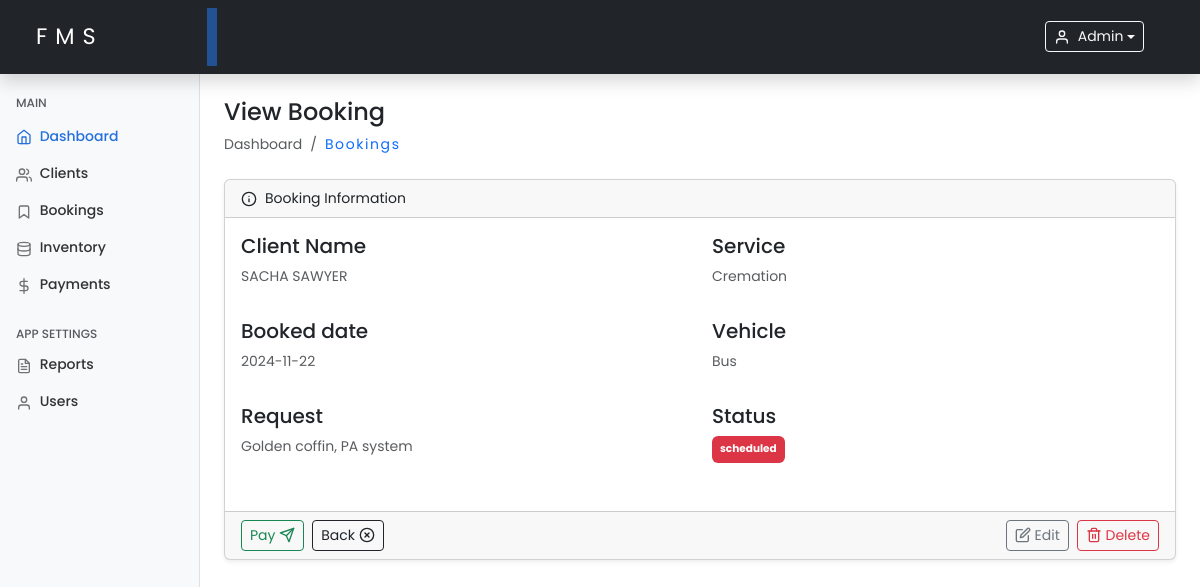
Screenshot of /viewBooking.php?id=24 (signed in) with the database file from the repository.
### tables this page shows
CREATE TABLE `bookings` (
  `id` int(11) NOT NULL,
  `client_id` varchar(100) NOT NULL,
  `deceased_name` varchar(100) NOT NULL,
  `service_type` enum('burial','cremation','other') DEFAULT 'burial',
  `schedule_date` date NOT NULL,
  `vehicle_type` varchar(150) DEFAULT NULL,
  `request` varchar(255) DEFAULT NULL,
  `status` enum('scheduled','completed') DEFAULT 'scheduled',
  `created_at` timestamp NOT NULL DEFAULT current_timestamp(),
  `updated_at` timestamp NOT NULL DEFAULT current_timestamp() ON UPDATE current_timestamp()
);

CREATE TABLE `clients` (
  `id` int(11) NOT NULL,
  `client_name` varchar(100) NOT NULL,
  `client_phone` varchar(20) NOT NULL,
  `client_email` varchar(100) DEFAULT NULL,
  `client_address` varchar(255) DEFAULT NULL,
  `deceased_name` varchar(100) NOT NULL,
  `deceased_age` int(3) NOT NULL,
  `deceased_date_of_death` date NOT NULL,
  `deceased_cause` enum('natural','sickness','accident','other') NOT NULL,
  `deceased_gender` enum('male','female','other') NOT NULL,
  `created_at` timestamp NOT NULL DEFAULT current_timestamp(),
  `updated_at` timestamp NOT NULL DEFAULT current_timestamp() ON UPDATE current_timestamp()
);

### includes/functions.php (called while the page is built, shortened)
<?php
require_once 'config.php';
function getBookingById($bookingId)
{
    global $conn;
    $stmt = $conn->prepare("
        SELECT s.*, c.deceased_name AS client_name
        FROM bookings s
        JOIN clients c ON s.client_id = c.id
        WHERE s.id = ?
    ");
    $stmt->bind_param("i", $bookingId);
    if ($stmt->execute()) {
        $result = $stmt->get_result();
        if ($result->num_rows > 0) {
            return $result->fetch_assoc();
        }
    }
    return null;
}

### viewBooking.php (the view, shortened to what this page needs)
<?php
include 'includes/functions.php';
if (isset($_GET['id']) && is_numeric($_GET['id'])) {
    $bookingId = (int)$_GET['id'];
    $booking = getBookingById($bookingId);
} else {
    echo "<p class='text-danger'>Invalid booking ID.</p>";
    exit();
}
include './includes/header.php';
include './includes/sidebar.php';
?>
<main class="col-md-9 ms-sm-auto col-lg-10 px-md-4">
    <h4 class="mt-4">View Booking</h4>
    <ol class="breadcrumb mb-4">
        <li class="breadcrumb-item active">Dashboard</li>
        <li class="breadcrumb-item">
            <a class="text-decoration-none hover-underline" href="./bookings.php">Bookings</a>
        </li>
    </ol>
    <div class="card shadow-sm">
        <div class="card-header d-flex align-items-center">
            <span data-feather="info" class="me-2"></span>Booking Information
        </div>
        <div class="card-body">
            <div class="row">
                <div class="col-md-6 mb-3">
                    <h5 class="fw-bold-30">Client Name</h5>
                    <p class="text-muted text-uppercase"><?php echo htmlspecialchars($booking['client_name']); ?></p>
                </div>
                <div class="col-md-6 mb-3">
                    <h5 class="fw-bold-30">Service</h5>
                    <p class="text-muted text-capitalize"><?php echo htmlspecialchars($booking['service_type']); ?></p>
                </div>
            </div>
            <div class="row">
                <div class="col-md-6 mb-3">
                    <h5 class="fw-bold-30">Booked date</h5>
                    <p class="text-muted"><?php echo htmlspecialchars($booking['schedule_date']); ?></p>
                </div>
                <div class="col-md-6 mb-3">
                    <h5 class="fw-bold-30">Vehicle</h5>
                    <p class="text-muted text-capitalize"><?php echo htmlspecialchars($booking['vehicle_type']); ?></p>
                </div>
            </div>
            <div class="row">
                <div class="col-md-6 mb-3">
                    <h5 class="fw-bold-30">Request</h5>
                    <p class="text-muted"><?php echo htmlspecialchars($booking['request']); ?></p>
                </div>
                <div class="col-md-3 mb-3">
                    <h5 class="fw-bold-30">Status</h5>
                    <p class="badge bg-<?php echo ($booking['status'] === 'completed') ? 'success' : 'danger'; ?> p-2">
                        <?php echo htmlspecialchars($booking['status']); ?>
                    </p>
                </div>
            </div>
        </div>
        <div class="card-footer d-flex justify-content-between align-items-center">
    <div class="d-flex">
        <a href="payment.php?id=<?php echo $booking['id']; ?>" class="btn btn-sm btn-outline-success me-2 d-flex align-items-center">
            Pay&nbsp;<span data-feather="send"></span>
        </a>
        <a href="bookings.php" class="btn btn-sm btn-outline-dark me-2 d-flex align-items-center">
            Back&nbsp;<span data-feather="x-circle"></span>
        </a>
    </div>
    <div class="d-flex">
        <a href="editBooking.php?id=<?php echo $booking['id']; ?>" class="btn btn-sm btn-outline-secondary me-2 d-flex align-items-center">
            <span data-feather="edit"></span>&nbsp;Edit
        </a>
        <a href="#!" class="btn btn-sm btn-outline-danger d-flex align-items-center" onclick="return confirm('Are you sure you want to delete this booking record?');">
            <span data-feather="trash-2"></span>&nbsp;Delete
        </a>
    </div>
</div>
    </div>
</main>
<?php include './includes/footer.php'; ?>

### assets/css/dashboard.css (style rules this page uses)
* { margin: 0; padding: 0; box-sizing: border-box; }
body { font-size: .875rem; font-family: "Poppins", sans-serif; }
.feather { width: 16px; height: 16px; vertical-align: text-bottom; }

### includes/header.php (style rules this page uses)
.active { background-color: transparent !important; }
.text-decoration-none { font-weight: 400; letter-spacing: 0.1rem; text-decoration: none !important; }

### rows the page displays
bookings: client.deceased_name "SACHA SAWYER", service_type "Cremation", schedule_date "2024-11-22", vehicle_type "Bus", request "Golden coffin, PA system", status "scheduled"

### other values shown
$_SESSION['username'] "Admin"
